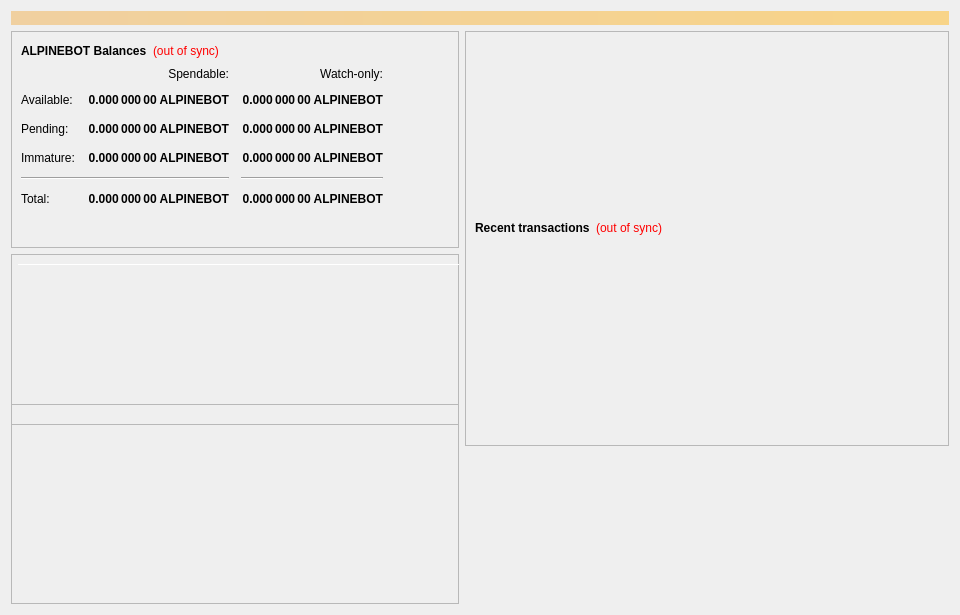
<?xml version="1.0" encoding="UTF-8"?>
<ui version="4.0">
 <class>OverviewPage</class>
 <widget class="QWidget" name="OverviewPage">
  <property name="geometry">
   <rect>
    <x>0</x>
    <y>0</y>
    <width>960</width>
    <height>615</height>
   </rect>
  </property>
  <property name="minimumSize">
   <size>
    <width>960</width>
    <height>0</height>
   </size>
  </property>
  <property name="windowTitle">
   <string>Form</string>
  </property>
  <layout class="QVBoxLayout" name="topLayout">
   <item>
    <widget class="QLabel" name="labelAlerts">
     <property name="visible">
      <bool>false</bool>
     </property>
     <property name="styleSheet">
      <string notr="true">background-color: qlineargradient(x1: 0, y1: 0, x2: 1, y2: 0, stop:0 #F0D0A0, stop:1 #F8D488); color:#000000;</string>
     </property>
     <property name="wordWrap">
      <bool>true</bool>
     </property>
     <property name="margin">
      <number>3</number>
     </property>
    </widget>
   </item>
   <item>
    <layout class="QHBoxLayout" name="horizontalLayout" stretch="1,1">
     <item>
      <layout class="QVBoxLayout" name="verticalLayout_2">
       <item>
        <widget class="QFrame" name="frame">
         <property name="frameShape">
          <enum>QFrame::StyledPanel</enum>
         </property>
         <property name="frameShadow">
          <enum>QFrame::Raised</enum>
         </property>
         <layout class="QVBoxLayout" name="verticalLayout_4">
          <item>
           <layout class="QHBoxLayout" name="horizontalLayout_4">
            <item>
             <widget class="QLabel" name="label_5">
              <property name="font">
               <font>
                <weight>75</weight>
                <bold>true</bold>
               </font>
              </property>
              <property name="text">
               <string>ALPINEBOT Balances</string>
              </property>
             </widget>
            </item>
            <item>
             <widget class="QLabel" name="labelWalletStatus">
              <property name="cursor">
               <cursorShape>WhatsThisCursor</cursorShape>
              </property>
              <property name="toolTip">
               <string>The displayed information may be out of date. Your wallet automatically synchronizes with the AlpineBot network after a connection is established, but this process has not completed yet.</string>
              </property>
              <property name="styleSheet">
               <string notr="true">QLabel { color: red; }</string>
              </property>
              <property name="text">
               <string notr="true">(out of sync)</string>
              </property>
              <property name="alignment">
               <set>Qt::AlignLeading|Qt::AlignLeft|Qt::AlignVCenter</set>
              </property>
             </widget>
            </item>
            <item>
             <spacer name="horizontalSpacer_3">
              <property name="orientation">
               <enum>Qt::Horizontal</enum>
              </property>
              <property name="sizeHint" stdset="0">
               <size>
                <width>40</width>
                <height>20</height>
               </size>
              </property>
             </spacer>
            </item>
           </layout>
          </item>
          <item>
           <layout class="QGridLayout" name="gridLayout">
            <property name="spacing">
             <number>12</number>
            </property>
            <item row="2" column="2">
             <widget class="QLabel" name="labelWatchPending">
              <property name="font">
               <font>
                <weight>75</weight>
                <bold>true</bold>
               </font>
              </property>
              <property name="cursor">
               <cursorShape>IBeamCursor</cursorShape>
              </property>
              <property name="toolTip">
               <string>Unconfirmed transactions to watch-only addresses</string>
              </property>
              <property name="text">
               <string notr="true">0.000 000 00 ALPINEBOT</string>
              </property>
              <property name="alignment">
               <set>Qt::AlignRight|Qt::AlignTrailing|Qt::AlignVCenter</set>
              </property>
              <property name="textInteractionFlags">
               <set>Qt::LinksAccessibleByMouse|Qt::TextSelectableByKeyboard|Qt::TextSelectableByMouse</set>
              </property>
             </widget>
            </item>
            <item row="2" column="1">
             <widget class="QLabel" name="labelUnconfirmed">
              <property name="font">
               <font>
                <weight>75</weight>
                <bold>true</bold>
               </font>
              </property>
              <property name="cursor">
               <cursorShape>IBeamCursor</cursorShape>
              </property>
              <property name="toolTip">
               <string>Total of transactions that have yet to be confirmed, and do not yet count toward the spendable balance</string>
              </property>
              <property name="text">
               <string notr="true">0.000 000 00 ALPINEBOT</string>
              </property>
              <property name="alignment">
               <set>Qt::AlignRight|Qt::AlignTrailing|Qt::AlignVCenter</set>
              </property>
              <property name="textInteractionFlags">
               <set>Qt::LinksAccessibleByMouse|Qt::TextSelectableByKeyboard|Qt::TextSelectableByMouse</set>
              </property>
             </widget>
            </item>
            <item row="3" column="2">
             <widget class="QLabel" name="labelWatchImmature">
              <property name="font">
               <font>
                <weight>75</weight>
                <bold>true</bold>
               </font>
              </property>
              <property name="cursor">
               <cursorShape>IBeamCursor</cursorShape>
              </property>
              <property name="toolTip">
               <string>Staked or masternode rewards in watch-only addresses that has not yet matured</string>
              </property>
              <property name="text">
               <string notr="true">0.000 000 00 ALPINEBOT</string>
              </property>
              <property name="alignment">
               <set>Qt::AlignRight|Qt::AlignTrailing|Qt::AlignVCenter</set>
              </property>
              <property name="textInteractionFlags">
               <set>Qt::LinksAccessibleByMouse|Qt::TextSelectableByKeyboard|Qt::TextSelectableByMouse</set>
              </property>
             </widget>
            </item>
            <item row="4" column="0" colspan="2">
             <widget class="Line" name="lineSpendableBalance">
              <property name="orientation">
               <enum>Qt::Horizontal</enum>
              </property>
             </widget>
            </item>
            <item row="4" column="2">
             <widget class="Line" name="lineWatchBalance">
              <property name="sizePolicy">
               <sizepolicy hsizetype="Preferred" vsizetype="Fixed">
                <horstretch>0</horstretch>
                <verstretch>0</verstretch>
               </sizepolicy>
              </property>
              <property name="minimumSize">
               <size>
                <width>140</width>
                <height>0</height>
               </size>
              </property>
              <property name="orientation">
               <enum>Qt::Horizontal</enum>
              </property>
             </widget>
            </item>
            <item row="5" column="0">
             <widget class="QLabel" name="labelTotalText">
              <property name="text">
               <string>Total:</string>
              </property>
             </widget>
            </item>
            <item row="3" column="1">
             <widget class="QLabel" name="labelImmature">
              <property name="font">
               <font>
                <weight>75</weight>
                <bold>true</bold>
               </font>
              </property>
              <property name="cursor">
               <cursorShape>IBeamCursor</cursorShape>
              </property>
              <property name="toolTip">
               <string>Staked or masternode rewards that has not yet matured</string>
              </property>
              <property name="text">
               <string notr="true">0.000 000 00 ALPINEBOT</string>
              </property>
              <property name="alignment">
               <set>Qt::AlignRight|Qt::AlignTrailing|Qt::AlignVCenter</set>
              </property>
              <property name="textInteractionFlags">
               <set>Qt::LinksAccessibleByMouse|Qt::TextSelectableByKeyboard|Qt::TextSelectableByMouse</set>
              </property>
             </widget>
            </item>
            <item row="2" column="3">
             <spacer name="horizontalSpacer_2">
              <property name="orientation">
               <enum>Qt::Horizontal</enum>
              </property>
              <property name="sizeHint" stdset="0">
               <size>
                <width>40</width>
                <height>20</height>
               </size>
              </property>
             </spacer>
            </item>
            <item row="3" column="0">
             <widget class="QLabel" name="labelImmatureText">
              <property name="text">
               <string>Immature:</string>
              </property>
             </widget>
            </item>
            <item row="5" column="1">
             <widget class="QLabel" name="labelTotal">
              <property name="font">
               <font>
                <weight>75</weight>
                <bold>true</bold>
               </font>
              </property>
              <property name="cursor">
               <cursorShape>IBeamCursor</cursorShape>
              </property>
              <property name="toolTip">
               <string>Your current total balance</string>
              </property>
              <property name="text">
               <string notr="true">0.000 000 00 ALPINEBOT</string>
              </property>
              <property name="alignment">
               <set>Qt::AlignRight|Qt::AlignTrailing|Qt::AlignVCenter</set>
              </property>
              <property name="textInteractionFlags">
               <set>Qt::LinksAccessibleByMouse|Qt::TextSelectableByKeyboard|Qt::TextSelectableByMouse</set>
              </property>
             </widget>
            </item>
            <item row="5" column="2">
             <widget class="QLabel" name="labelWatchTotal">
              <property name="font">
               <font>
                <weight>75</weight>
                <bold>true</bold>
               </font>
              </property>
              <property name="cursor">
               <cursorShape>IBeamCursor</cursorShape>
              </property>
              <property name="toolTip">
               <string>Current total balance in watch-only addresses</string>
              </property>
              <property name="text">
               <string notr="true">0.000 000 00 ALPINEBOT</string>
              </property>
              <property name="alignment">
               <set>Qt::AlignRight|Qt::AlignTrailing|Qt::AlignVCenter</set>
              </property>
              <property name="textInteractionFlags">
               <set>Qt::LinksAccessibleByMouse|Qt::TextSelectableByKeyboard|Qt::TextSelectableByMouse</set>
              </property>
             </widget>
            </item>
            <item row="0" column="2">
             <widget class="QLabel" name="labelWatchonly">
              <property name="text">
               <string>Watch-only:</string>
              </property>
              <property name="alignment">
               <set>Qt::AlignRight|Qt::AlignTrailing|Qt::AlignVCenter</set>
              </property>
             </widget>
            </item>
            <item row="1" column="0">
             <widget class="QLabel" name="labelBalanceText">
              <property name="text">
               <string>Available:</string>
              </property>
             </widget>
            </item>
            <item row="1" column="1">
             <widget class="QLabel" name="labelBalance">
              <property name="font">
               <font>
                <weight>75</weight>
                <bold>true</bold>
               </font>
              </property>
              <property name="cursor">
               <cursorShape>IBeamCursor</cursorShape>
              </property>
              <property name="toolTip">
               <string>Your current spendable balance</string>
              </property>
              <property name="text">
               <string notr="true">0.000 000 00 ALPINEBOT</string>
              </property>
              <property name="alignment">
               <set>Qt::AlignRight|Qt::AlignTrailing|Qt::AlignVCenter</set>
              </property>
              <property name="textInteractionFlags">
               <set>Qt::LinksAccessibleByMouse|Qt::TextSelectableByKeyboard|Qt::TextSelectableByMouse</set>
              </property>
             </widget>
            </item>
            <item row="1" column="2">
             <widget class="QLabel" name="labelWatchAvailable">
              <property name="font">
               <font>
                <weight>75</weight>
                <bold>true</bold>
               </font>
              </property>
              <property name="cursor">
               <cursorShape>IBeamCursor</cursorShape>
              </property>
              <property name="toolTip">
               <string>Your current balance in watch-only addresses</string>
              </property>
              <property name="text">
               <string notr="true">0.000 000 00 ALPINEBOT</string>
              </property>
              <property name="alignment">
               <set>Qt::AlignRight|Qt::AlignTrailing|Qt::AlignVCenter</set>
              </property>
              <property name="textInteractionFlags">
               <set>Qt::LinksAccessibleByMouse|Qt::TextSelectableByKeyboard|Qt::TextSelectableByMouse</set>
              </property>
             </widget>
            </item>
            <item row="2" column="0">
             <widget class="QLabel" name="labelPendingText">
              <property name="text">
               <string>Pending:</string>
              </property>
             </widget>
            </item>
            <item row="0" column="1">
             <widget class="QLabel" name="labelSpendable">
              <property name="text">
               <string>Spendable:</string>
              </property>
              <property name="alignment">
               <set>Qt::AlignRight|Qt::AlignTrailing|Qt::AlignVCenter</set>
              </property>
             </widget>
            </item>
           </layout>
          </item>
          <item>
           <spacer name="verticalSpacer_4">
            <property name="orientation">
             <enum>Qt::Vertical</enum>
            </property>
            <property name="sizeHint" stdset="0">
             <size>
              <width>20</width>
              <height>40</height>
             </size>
            </property>
           </spacer>
          </item>
         </layout>
        </widget>
       </item>
       <item>
        <widget class="QFrame" name="frameObfuscation">
         <property name="minimumSize">
          <size>
           <width>0</width>
           <height>350</height>
          </size>
         </property>
         <property name="layoutDirection">
          <enum>Qt::LeftToRight</enum>
         </property>
         <property name="frameShape">
          <enum>QFrame::StyledPanel</enum>
         </property>
         <property name="frameShadow">
          <enum>QFrame::Raised</enum>
         </property>
         <widget class="QPushButton" name="runAutoDenom">
          <property name="geometry">
           <rect>
            <x>251</x>
            <y>17</y>
            <width>1</width>
            <height>1</height>
           </rect>
          </property>
          <property name="palette">
           <palette>
            <active>
             <colorrole role="WindowText">
              <brush brushstyle="SolidPattern">
               <color alpha="255">
                <red>0</red>
                <green>0</green>
                <blue>0</blue>
               </color>
              </brush>
             </colorrole>
             <colorrole role="Button">
              <brush brushstyle="SolidPattern">
               <color alpha="255">
                <red>239</red>
                <green>238</green>
                <blue>238</blue>
               </color>
              </brush>
             </colorrole>
             <colorrole role="Light">
              <brush brushstyle="SolidPattern">
               <color alpha="255">
                <red>255</red>
                <green>255</green>
                <blue>255</blue>
               </color>
              </brush>
             </colorrole>
             <colorrole role="Midlight">
              <brush brushstyle="SolidPattern">
               <color alpha="255">
                <red>247</red>
                <green>246</green>
                <blue>246</blue>
               </color>
              </brush>
             </colorrole>
             <colorrole role="Dark">
              <brush brushstyle="SolidPattern">
               <color alpha="255">
                <red>119</red>
                <green>119</green>
                <blue>119</blue>
               </color>
              </brush>
             </colorrole>
             <colorrole role="Mid">
              <brush brushstyle="SolidPattern">
               <color alpha="255">
                <red>159</red>
                <green>159</green>
                <blue>159</blue>
               </color>
              </brush>
             </colorrole>
             <colorrole role="Text">
              <brush brushstyle="SolidPattern">
               <color alpha="255">
                <red>0</red>
                <green>0</green>
                <blue>0</blue>
               </color>
              </brush>
             </colorrole>
             <colorrole role="BrightText">
              <brush brushstyle="SolidPattern">
               <color alpha="255">
                <red>255</red>
                <green>255</green>
                <blue>255</blue>
               </color>
              </brush>
             </colorrole>
             <colorrole role="ButtonText">
              <brush brushstyle="SolidPattern">
               <color alpha="255">
                <red>0</red>
                <green>0</green>
                <blue>0</blue>
               </color>
              </brush>
             </colorrole>
             <colorrole role="Base">
              <brush brushstyle="SolidPattern">
               <color alpha="255">
                <red>255</red>
                <green>255</green>
                <blue>255</blue>
               </color>
              </brush>
             </colorrole>
             <colorrole role="Window">
              <brush brushstyle="SolidPattern">
               <color alpha="255">
                <red>239</red>
                <green>238</green>
                <blue>238</blue>
               </color>
              </brush>
             </colorrole>
             <colorrole role="Shadow">
              <brush brushstyle="SolidPattern">
               <color alpha="255">
                <red>0</red>
                <green>0</green>
                <blue>0</blue>
               </color>
              </brush>
             </colorrole>
             <colorrole role="AlternateBase">
              <brush brushstyle="SolidPattern">
               <color alpha="255">
                <red>247</red>
                <green>246</green>
                <blue>246</blue>
               </color>
              </brush>
             </colorrole>
             <colorrole role="ToolTipBase">
              <brush brushstyle="SolidPattern">
               <color alpha="255">
                <red>255</red>
                <green>255</green>
                <blue>220</blue>
               </color>
              </brush>
             </colorrole>
             <colorrole role="ToolTipText">
              <brush brushstyle="SolidPattern">
               <color alpha="255">
                <red>0</red>
                <green>0</green>
                <blue>0</blue>
               </color>
              </brush>
             </colorrole>
            </active>
            <inactive>
             <colorrole role="WindowText">
              <brush brushstyle="SolidPattern">
               <color alpha="255">
                <red>0</red>
                <green>0</green>
                <blue>0</blue>
               </color>
              </brush>
             </colorrole>
             <colorrole role="Button">
              <brush brushstyle="SolidPattern">
               <color alpha="255">
                <red>239</red>
                <green>238</green>
                <blue>238</blue>
               </color>
              </brush>
             </colorrole>
             <colorrole role="Light">
              <brush brushstyle="SolidPattern">
               <color alpha="255">
                <red>255</red>
                <green>255</green>
                <blue>255</blue>
               </color>
              </brush>
             </colorrole>
             <colorrole role="Midlight">
              <brush brushstyle="SolidPattern">
               <color alpha="255">
                <red>247</red>
                <green>246</green>
                <blue>246</blue>
               </color>
              </brush>
             </colorrole>
             <colorrole role="Dark">
              <brush brushstyle="SolidPattern">
               <color alpha="255">
                <red>119</red>
                <green>119</green>
                <blue>119</blue>
               </color>
              </brush>
             </colorrole>
             <colorrole role="Mid">
              <brush brushstyle="SolidPattern">
               <color alpha="255">
                <red>159</red>
                <green>159</green>
                <blue>159</blue>
               </color>
              </brush>
             </colorrole>
             <colorrole role="Text">
              <brush brushstyle="SolidPattern">
               <color alpha="255">
                <red>0</red>
                <green>0</green>
                <blue>0</blue>
               </color>
              </brush>
             </colorrole>
             <colorrole role="BrightText">
              <brush brushstyle="SolidPattern">
               <color alpha="255">
                <red>255</red>
                <green>255</green>
                <blue>255</blue>
               </color>
              </brush>
             </colorrole>
             <colorrole role="ButtonText">
              <brush brushstyle="SolidPattern">
               <color alpha="255">
                <red>0</red>
                <green>0</green>
                <blue>0</blue>
               </color>
              </brush>
             </colorrole>
             <colorrole role="Base">
              <brush brushstyle="SolidPattern">
               <color alpha="255">
                <red>255</red>
                <green>255</green>
                <blue>255</blue>
               </color>
              </brush>
             </colorrole>
             <colorrole role="Window">
              <brush brushstyle="SolidPattern">
               <color alpha="255">
                <red>239</red>
                <green>238</green>
                <blue>238</blue>
               </color>
              </brush>
             </colorrole>
             <colorrole role="Shadow">
              <brush brushstyle="SolidPattern">
               <color alpha="255">
                <red>0</red>
                <green>0</green>
                <blue>0</blue>
               </color>
              </brush>
             </colorrole>
             <colorrole role="AlternateBase">
              <brush brushstyle="SolidPattern">
               <color alpha="255">
                <red>247</red>
                <green>246</green>
                <blue>246</blue>
               </color>
              </brush>
             </colorrole>
             <colorrole role="ToolTipBase">
              <brush brushstyle="SolidPattern">
               <color alpha="255">
                <red>255</red>
                <green>255</green>
                <blue>220</blue>
               </color>
              </brush>
             </colorrole>
             <colorrole role="ToolTipText">
              <brush brushstyle="SolidPattern">
               <color alpha="255">
                <red>0</red>
                <green>0</green>
                <blue>0</blue>
               </color>
              </brush>
             </colorrole>
            </inactive>
            <disabled>
             <colorrole role="WindowText">
              <brush brushstyle="SolidPattern">
               <color alpha="255">
                <red>119</red>
                <green>119</green>
                <blue>119</blue>
               </color>
              </brush>
             </colorrole>
             <colorrole role="Button">
              <brush brushstyle="SolidPattern">
               <color alpha="255">
                <red>239</red>
                <green>238</green>
                <blue>238</blue>
               </color>
              </brush>
             </colorrole>
             <colorrole role="Light">
              <brush brushstyle="SolidPattern">
               <color alpha="255">
                <red>255</red>
                <green>255</green>
                <blue>255</blue>
               </color>
              </brush>
             </colorrole>
             <colorrole role="Midlight">
              <brush brushstyle="SolidPattern">
               <color alpha="255">
                <red>247</red>
                <green>246</green>
                <blue>246</blue>
               </color>
              </brush>
             </colorrole>
             <colorrole role="Dark">
              <brush brushstyle="SolidPattern">
               <color alpha="255">
                <red>119</red>
                <green>119</green>
                <blue>119</blue>
               </color>
              </brush>
             </colorrole>
             <colorrole role="Mid">
              <brush brushstyle="SolidPattern">
               <color alpha="255">
                <red>159</red>
                <green>159</green>
                <blue>159</blue>
               </color>
              </brush>
             </colorrole>
             <colorrole role="Text">
              <brush brushstyle="SolidPattern">
               <color alpha="255">
                <red>119</red>
                <green>119</green>
                <blue>119</blue>
               </color>
              </brush>
             </colorrole>
             <colorrole role="BrightText">
              <brush brushstyle="SolidPattern">
               <color alpha="255">
                <red>255</red>
                <green>255</green>
                <blue>255</blue>
               </color>
              </brush>
             </colorrole>
             <colorrole role="ButtonText">
              <brush brushstyle="SolidPattern">
               <color alpha="255">
                <red>119</red>
                <green>119</green>
                <blue>119</blue>
               </color>
              </brush>
             </colorrole>
             <colorrole role="Base">
              <brush brushstyle="SolidPattern">
               <color alpha="255">
                <red>239</red>
                <green>238</green>
                <blue>238</blue>
               </color>
              </brush>
             </colorrole>
             <colorrole role="Window">
              <brush brushstyle="SolidPattern">
               <color alpha="255">
                <red>239</red>
                <green>238</green>
                <blue>238</blue>
               </color>
              </brush>
             </colorrole>
             <colorrole role="Shadow">
              <brush brushstyle="SolidPattern">
               <color alpha="255">
                <red>0</red>
                <green>0</green>
                <blue>0</blue>
               </color>
              </brush>
             </colorrole>
             <colorrole role="AlternateBase">
              <brush brushstyle="SolidPattern">
               <color alpha="255">
                <red>239</red>
                <green>238</green>
                <blue>238</blue>
               </color>
              </brush>
             </colorrole>
             <colorrole role="ToolTipBase">
              <brush brushstyle="SolidPattern">
               <color alpha="255">
                <red>255</red>
                <green>255</green>
                <blue>220</blue>
               </color>
              </brush>
             </colorrole>
             <colorrole role="ToolTipText">
              <brush brushstyle="SolidPattern">
               <color alpha="255">
                <red>0</red>
                <green>0</green>
                <blue>0</blue>
               </color>
              </brush>
             </colorrole>
            </disabled>
           </palette>
          </property>
          <property name="focusPolicy">
           <enum>Qt::NoFocus</enum>
          </property>
          <property name="autoFillBackground">
           <bool>true</bool>
          </property>
          <property name="text">
           <string/>
          </property>
          <property name="flat">
           <bool>true</bool>
          </property>
         </widget>
         <widget class="Line" name="line">
          <property name="geometry">
           <rect>
            <x>7</x>
            <y>10</y>
            <width>451</width>
            <height>1</height>
           </rect>
          </property>
          <property name="orientation">
           <enum>Qt::Horizontal</enum>
          </property>
         </widget>
         <widget class="QFrame" name="frame_3">
          <property name="geometry">
           <rect>
            <x>0</x>
            <y>150</y>
            <width>465</width>
            <height>201</height>
           </rect>
          </property>
          <property name="frameShape">
           <enum>QFrame::StyledPanel</enum>
          </property>
          <property name="frameShadow">
           <enum>QFrame::Raised</enum>
          </property>
         </widget>
         <widget class="QFrame" name="frame_4">
          <property name="geometry">
           <rect>
            <x>0</x>
            <y>0</y>
            <width>465</width>
            <height>171</height>
           </rect>
          </property>
          <property name="frameShape">
           <enum>QFrame::StyledPanel</enum>
          </property>
          <property name="frameShadow">
           <enum>QFrame::Raised</enum>
          </property>
         </widget>
        </widget>
       </item>
      </layout>
     </item>
     <item>
      <layout class="QVBoxLayout" name="verticalLayout_3">
       <item>
        <widget class="QFrame" name="frame_2">
         <property name="frameShape">
          <enum>QFrame::StyledPanel</enum>
         </property>
         <property name="frameShadow">
          <enum>QFrame::Raised</enum>
         </property>
         <layout class="QVBoxLayout" name="verticalLayout">
          <item>
           <spacer name="verticalSpacer_3">
            <property name="orientation">
             <enum>Qt::Vertical</enum>
            </property>
            <property name="sizeType">
             <enum>QSizePolicy::Fixed</enum>
            </property>
            <property name="sizeHint" stdset="0">
             <size>
              <width>20</width>
              <height>75</height>
             </size>
            </property>
           </spacer>
          </item>
          <item>
           <widget class="QLabel" name="labelOverviewHeaderRight">
            <property name="minimumSize">
             <size>
              <width>464</width>
              <height>96</height>
             </size>
            </property>
            <property name="maximumSize">
             <size>
              <width>16777215</width>
              <height>96</height>
             </size>
            </property>
            <property name="alignment">
             <set>Qt::AlignCenter</set>
            </property>
            <property name="margin">
             <number>5</number>
            </property>
           </widget>
          </item>
          <item>
           <layout class="QHBoxLayout" name="horizontalLayout_2">
            <item>
             <widget class="QLabel" name="label_4">
              <property name="font">
               <font>
                <weight>75</weight>
                <bold>true</bold>
               </font>
              </property>
              <property name="text">
               <string>Recent transactions</string>
              </property>
             </widget>
            </item>
            <item>
             <widget class="QLabel" name="labelTransactionsStatus">
              <property name="cursor">
               <cursorShape>WhatsThisCursor</cursorShape>
              </property>
              <property name="toolTip">
               <string>The displayed information may be out of date. Your wallet automatically synchronizes with the AlpineBot network after a connection is established, but this process has not completed yet.</string>
              </property>
              <property name="styleSheet">
               <string notr="true">QLabel { color: red; }</string>
              </property>
              <property name="text">
               <string notr="true">(out of sync)</string>
              </property>
              <property name="alignment">
               <set>Qt::AlignRight|Qt::AlignTrailing|Qt::AlignVCenter</set>
              </property>
             </widget>
            </item>
            <item>
             <spacer name="horizontalSpacer">
              <property name="orientation">
               <enum>Qt::Horizontal</enum>
              </property>
              <property name="sizeHint" stdset="0">
               <size>
                <width>40</width>
                <height>20</height>
               </size>
              </property>
             </spacer>
            </item>
           </layout>
          </item>
          <item>
           <widget class="QListView" name="listTransactions">
            <property name="styleSheet">
             <string notr="true">QListView { background: transparent; }</string>
            </property>
            <property name="frameShape">
             <enum>QFrame::NoFrame</enum>
            </property>
            <property name="verticalScrollBarPolicy">
             <enum>Qt::ScrollBarAlwaysOff</enum>
            </property>
            <property name="horizontalScrollBarPolicy">
             <enum>Qt::ScrollBarAlwaysOff</enum>
            </property>
            <property name="selectionMode">
             <enum>QAbstractItemView::NoSelection</enum>
            </property>
           </widget>
          </item>
         </layout>
        </widget>
       </item>
       <item>
        <spacer name="verticalSpacer_2">
         <property name="orientation">
          <enum>Qt::Vertical</enum>
         </property>
         <property name="sizeType">
          <enum>QSizePolicy::Expanding</enum>
         </property>
         <property name="sizeHint" stdset="0">
          <size>
           <width>20</width>
           <height>40</height>
          </size>
         </property>
        </spacer>
       </item>
      </layout>
     </item>
    </layout>
   </item>
  </layout>
 </widget>
 <resources/>
 <connections/>
</ui>
